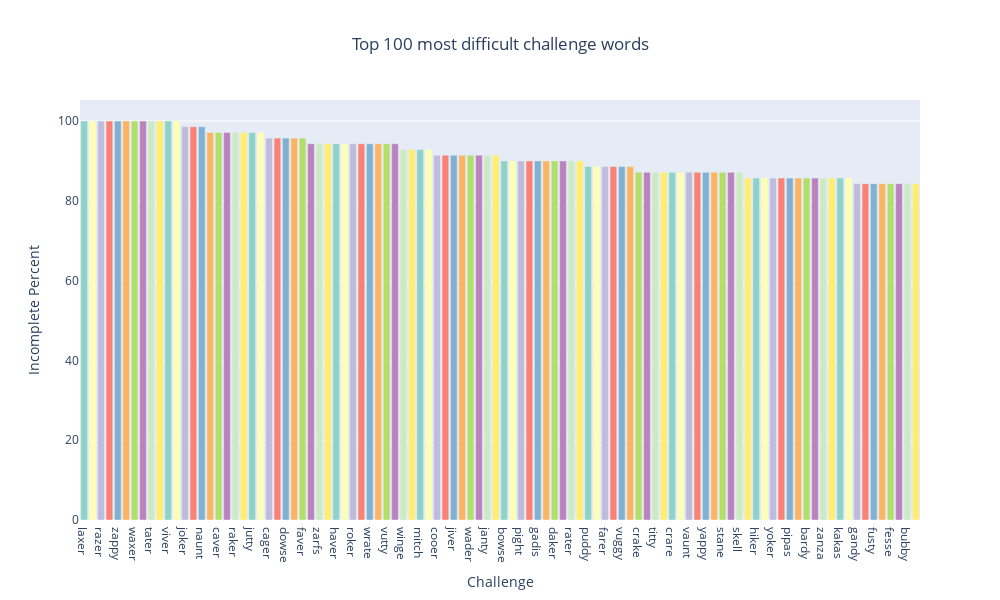

Notebook cell for this chart:
### Code cell
plot_most_difficult_words(dataf=incomplete_games_stats)
